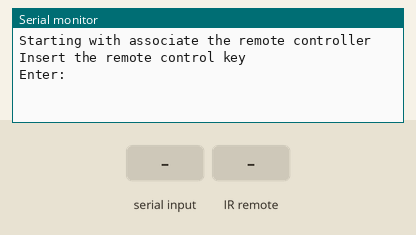
The sketch below on a simulated Arduino Uno, built with avr-gcc and run on an emulated ATmega328P. Shown: the last lines printed to the serial monitor. Inputs (shaded band) come from the test bench.

Above: at 1.2 s.
1.3 s: "1" received over Serial
At 1.8 s:
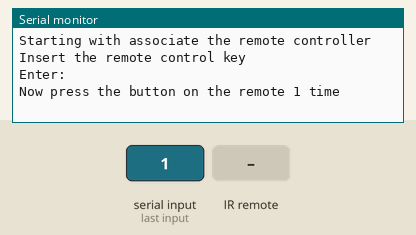
2.8 s: infrared code 0x3 received
At 3.6 s:
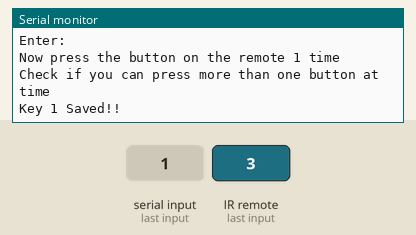
4.3 s: "0" received over Serial
At 4.37 s:
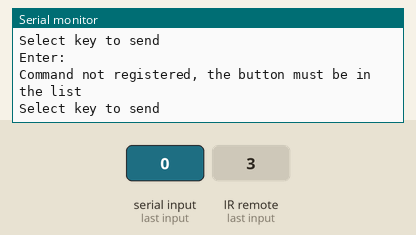
5.8 s: "1" received over Serial
At 6.4 s:
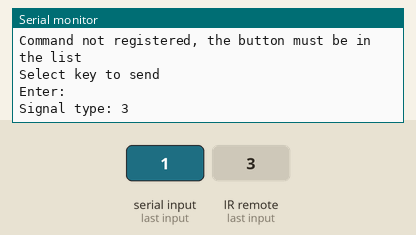
7.3 s: infrared code 0x3 received
At 8.1 s:
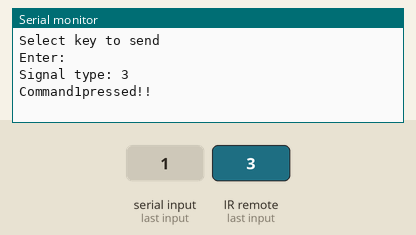

The sketch:

IREmulator.ino
```cpp
#include <IRremote.h>
/*
#include <IRremoteInt.h>
#include <ir_Lego_PF_BitStreamEncoder.h>
#include <boarddefs.h>
*/


//store inputes from Serial monitor
char input;

//store signal values
const int commands=1;
long irValues[commands];
char irKeys[commands];
//set-up mode or sender mode
bool isAssociated=false;
//in order to send later
int signalType;

//IRLED
const int IRled=3;
//receiver on pin 3
const int receiveSignalIR=5;
//instantiate IR manager object
IRrecv irrecv(receiveSignalIR);
//create variable to store results
decode_results decodedSignal;
IRsend irsend;

char inserter(String sentence){
  Serial.println(sentence);
  Serial.print("Enter: ");
  //wait input from the serial monitor
  while(Serial.available() == 0) { }
  input=Serial.read();
  Serial.println();
  return input;
}

void setup() {
  Serial.begin(9600);
    //start read signals
  irrecv.enableIRIn();
}

void registerSignal(){
  int counter=0;
  while(counter<commands){
    char remoteKey;
    //check if the key has been already inserted
    bool checkRepetition=true;
    while (checkRepetition){
      checkRepetition=false;
      remoteKey=inserter("Insert the remote control key");
      for(int i=0; i<sizeof(irKeys); i++){
        if(remoteKey==irKeys[i]){
          Serial.print("Key already inserted");
          checkRepetition=true;
        }
      }
    }
    Serial.println("Now press the button on the remote 1 time");
    while(irrecv.decode(&decodedSignal) == 0) { }
    if (irrecv.decode(&decodedSignal)==true){
      signalType=decodedSignal.decode_type;
      Serial.println("Check if you can press more than one button at time");
      long value=decodedSignal.value;
      irValues[counter]=value;
      irKeys[counter]=remoteKey;
      Serial.print("Key ");
      Serial.print(remoteKey);
      Serial.println(" Saved!!");
      counter +=1;
      delay(1000);
      irrecv.resume();
    }
  }
  Serial.println("Association finished, now you can control the device associated with the remote control inserted");
  isAssociated=true;
}

void sendSignal(){
  for (int i=0; i<commands; i++){
    Serial.print(irKeys[i]);
    Serial.print(", ");
  }
  Serial.println();
  bool found=false;
  long valueRetrieved;
  while (!found){
    input=inserter("Select key to send");
    for (int i=0; i<commands; i++){
      if(irKeys[i]==input){
        valueRetrieved=irValues[i];
        found=true;
      }
    }
    if (!found){
      Serial.println("Command not registered, the button must be in the list");
    }
  }
  Serial.print("Signal type: ");
  Serial.println(signalType);
  switch(signalType)
  {
    case -1:
    Serial.println("UNKNOWN Signal, please re-associate the commands");
    isAssociated=false;
    break;
    case 3:
    irsend.sendNEC(valueRetrieved, 20);
    break;
    case 4:
    irsend.sendSony(valueRetrieved, 20);
    break;
    case 5:
    irsend.sendPanasonic(0x4004, valueRetrieved);
    break;
    case 6:
    irsend.sendJVC(valueRetrieved, 20, 0);
    break;
    case 7:
    irsend.sendSAMSUNG(valueRetrieved, 20);
    break;
    case 10:
    irsend.sendLG(valueRetrieved, 20);
    break;

  }
  irrecv.enableIRIn();
  irrecv.resume();
  while(irrecv.decode(&decodedSignal)==0){ }
  if (irrecv.decode(&decodedSignal)==true){
    for (int i=0; i<commands; i++){
      if(irValues[i]==decodedSignal.value){
        Serial.print("Command");
        Serial.print(irKeys[i]);
        Serial.println("pressed!!");
      }
    }
  }
  delay(1000);
}
void loop() {
  if (!isAssociated){
    Serial.println("Starting with associate the remote controller");
    registerSignal();
  }
  for (int i=0; i<commands; i++){
    Serial.print(irKeys[i]);
    Serial.print(':');
    Serial.println(irValues[i]);
  }
  sendSignal();
}
```

Measured:
- after the input at 1.3 s, the serial monitor: prints a new line at once (image 1)
- after the input at 2.8 s, the serial monitor: prints a new line at once (image 2)
- after the input at 4.3 s, the serial monitor: prints a new line at once (image 3)
- after the input at 5.8 s, the serial monitor: prints a new line at once (image 4)
- after the input at 7.3 s, the serial monitor: prints a new line at once (image 5)
